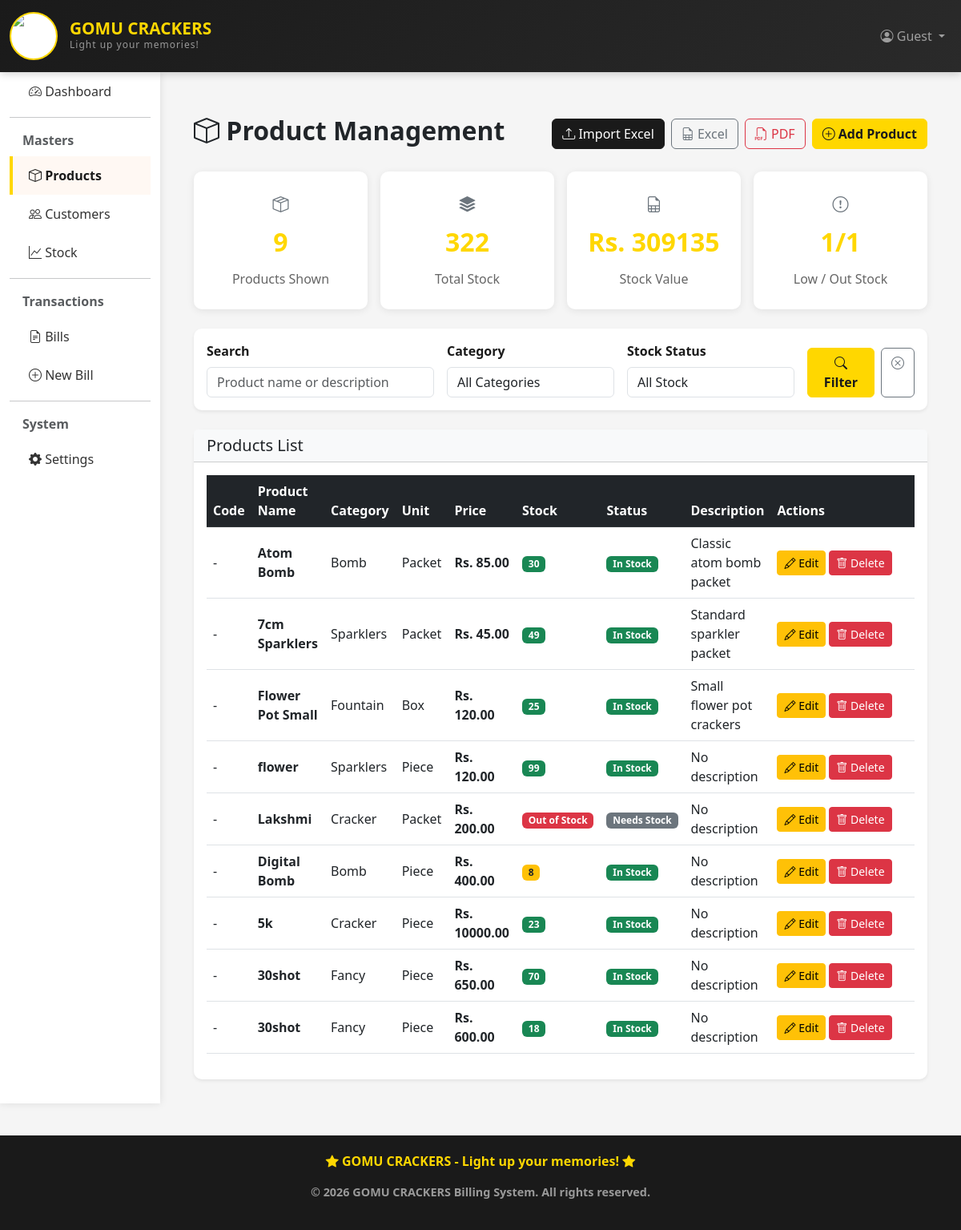
The page /billing/products/ on the database its author committed.
### billing_app/models.py (models this page shows, shortened)
class Product(models.Model):
    CATEGORY_CHOICES = [
        ('cracker', 'Cracker'),
        ('sparklers', 'Sparklers'),
        ('fancy', 'Fancy'),
        ('bomb', 'Bomb'),
        ('fountain', 'Fountain'),
        ('other', 'Other'),
    ]
    UNIT_CHOICES = [
        ('packet', 'Packet'),
        ('piece', 'Piece'),
        ('box', 'Box'),
        ('case', 'Case'),
    ]
    code = models.CharField(max_length=50, blank=True, null=True, unique=True, help_text='Product code/SKU')
    name = models.CharField(max_length=100)
    category = models.CharField(max_length=20, choices=CATEGORY_CHOICES, default='other')
    unit = models.CharField(max_length=20, choices=UNIT_CHOICES, default='piece', help_text='Unit of measurement')
    price = models.DecimalField(max_digits=10, decimal_places=2)
    quantity = models.IntegerField(default=0)  # Current stock
    description = models.TextField(blank=True, null=True)
    created_at = models.DateTimeField(auto_now_add=True)
    updated_at = models.DateTimeField(auto_now=True)
    class Meta:
        ordering = ['-created_at']

### billing_app/views.py (the view)
# urls.py: path('products/', views.product_list, name='product_list'),
def product_list(request):
    products = Product.objects.all()
    search_query = request.GET.get('q', '').strip()
    category_filter = request.GET.get('category', '').strip()
    stock_filter = request.GET.get('stock', '').strip()
    if search_query:
        products = products.filter(
            models.Q(name__icontains=search_query) |
            models.Q(description__icontains=search_query)
        )
    if category_filter:
        products = products.filter(category=category_filter)
    if stock_filter == 'in_stock':
        products = products.filter(quantity__gt=10)
    elif stock_filter == 'low_stock':
        products = products.filter(quantity__gt=0, quantity__lte=10)
    elif stock_filter == 'out_of_stock':
        products = products.filter(quantity__lte=0)
    elif stock_filter == 'attention':
        products = products.filter(quantity__lte=10)
    product_count = products.count()
    total_quantity = products.aggregate(total=models.Sum('quantity'))['total'] or 0
    stock_value = sum(product.price * product.quantity for product in products)
    low_stock_count = products.filter(quantity__gt=0, quantity__lte=10).count()
    out_of_stock_count = products.filter(quantity__lte=0).count()
    context = {
        'products': products,
        'category_choices': Product.CATEGORY_CHOICES,
        'search_query': search_query,
        'category_filter': category_filter,
        'stock_filter': stock_filter,
        'product_count': product_count,
        'total_quantity': total_quantity,
        'stock_value': stock_value,
        'low_stock_count': low_stock_count,
        'out_of_stock_count': out_of_stock_count,
    }
    return render(request, 'billing/product_list.html', context)

### billing_app/templates/billing/product_list.html (shortened to what this page needs)
{% extends 'billing/base.html' %}
{% block content %}
<div class="container mt-4">
    <div class="d-flex justify-content-between align-items-center gap-3 mb-4 flex-wrap">
        <h2 class="fw-bold">
            <i class="bi bi-box"></i> Product Management
        </h2>
        <div class="d-flex gap-2 flex-wrap">
            <a href="{% url 'product_import' %}" class="btn btn-secondary">
                <i class="bi bi-upload"></i> Import Excel
            </a>
            <a href="{% url 'product_export_excel' %}" class="btn btn-outline-secondary">
                <i class="bi bi-file-earmark-spreadsheet"></i> Excel
            </a>
            <a href="{% url 'product_export_pdf' %}" class="btn btn-outline-danger">
                <i class="bi bi-filetype-pdf"></i> PDF
            </a>
            <a href="{% url 'product_create' %}" class="btn btn-primary">
                <i class="bi bi-plus-circle"></i> Add Product
            </a>
        </div>
    </div>
    <div class="row g-3 mb-4">
        <div class="col-md-3">
            <a href="{% url 'product_list' %}" class="stat-card action-stat-card">
                <div class="stat-icon"><i class="bi bi-box-seam"></i></div>
                <div class="stat-value">{{ product_count }}</div>
                <div class="stat-label">Products Shown</div>
            </a>
        </div>
        <div class="col-md-3">
            <a href="{% url 'product_list' %}?stock=in_stock" class="stat-card action-stat-card">
                <div class="stat-icon"><i class="bi bi-stack"></i></div>
                <div class="stat-value">{{ total_quantity }}</div>
                <div class="stat-label">Total Stock</div>
            </a>
        </div>
        <div class="col-md-3">
            <a href="{% url 'product_export_excel' %}" class="stat-card action-stat-card">
                <div class="stat-icon"><i class="bi bi-file-earmark-spreadsheet"></i></div>
                <div class="stat-value">Rs. {{ stock_value|floatformat:0 }}</div>
                <div class="stat-label">Stock Value</div>
            </a>
        </div>
        <div class="col-md-3">
            <a href="{% url 'product_list' %}?stock=attention" class="stat-card action-stat-card">
                <div class="stat-icon"><i class="bi bi-exclamation-circle"></i></div>
                <div class="stat-value">{{ low_stock_count }}/{{ out_of_stock_count }}</div>
                <div class="stat-label">Low / Out Stock</div>
            </a>
        </div>
    </div>
    <div class="card shadow-sm border-0 mb-4">
        <div class="card-body">
            <form method="get" class="row g-3 align-items-end">
                <div class="col-md-4">
                    <label for="productSearch" class="form-label">Search</label>
                    <input type="text" id="productSearch" name="q" class="form-control"
                           value="{{ search_query }}" placeholder="Product name or description">
                </div>
                <div class="col-md-3">
                    <label for="categoryFilter" class="form-label">Category</label>
                    <select id="categoryFilter" name="category" class="form-control">
                        <option value="">All Categories</option>
                    </select>
                </div>
                <div class="col-md-3">
                    <label for="stockFilter" class="form-label">Stock Status</label>
                    <select id="stockFilter" name="stock" class="form-control">
                        <option value="">All Stock</option>
                    </select>
                </div>
                <div class="col-md-2 d-flex gap-2">
                    <button type="submit" class="btn btn-primary flex-fill">
                        <i class="bi bi-search"></i> Filter
                    </button>
                    <a href="{% url 'product_list' %}" class="btn btn-outline-secondary">
                        <i class="bi bi-x-circle"></i>
                    </a>
                </div>
            </form>
        </div>
    </div>
    <div class="card shadow-sm border-0">
        <div class="card-header bg-light">
            <h5 class="mb-0">Products List</h5>
        </div>
        <div class="card-body">
            {% if products %}
            <div class="table-responsive">
                <table class="table table-hover align-middle">
                    <thead class="table-dark">
                        <tr>
                            <th>Code</th>
                            <th>Product Name</th>
                            <th>Category</th>
                            <th>Unit</th>
                            <th>Price</th>
                            <th>Stock</th>
                            <th>Status</th>
                            <th>Description</th>
                            <th width="180">Actions</th>
                        </tr>
                    </thead>
                    <tbody>
                        {% for product in products %}
                        <tr>
                            <td>{{ product.code|default:"-" }}</td>
                            <td><strong>{{ product.name }}</strong></td>
                            <td>{{ product.get_category_display }}</td>
                            <td>{{ product.get_unit_display }}</td>
                            <td><strong>Rs. {{ product.price|floatformat:2 }}</strong></td>
                            <td>
                                {% if product.quantity > 10 %}
                                    <span class="badge bg-success">{{ product.quantity }}</span>
                                {% elif product.quantity > 0 %}
                                    <span class="badge bg-warning text-dark">{{ product.quantity }}</span>
                                {% else %}
                                    <span class="badge bg-danger">Out of Stock</span>
                                {% endif %}
                            </td>
                            <td>
                                {% if product.quantity > 0 %}
                                    <span class="badge bg-success">In Stock</span>
                                {% else %}
                                    <span class="badge bg-secondary">Needs Stock</span>
                                {% endif %}
                            </td>
                            <td>{{ product.description|default:"No description"|truncatewords:10 }}</td>
                            <td>
                                <a href="{% url 'product_update' product.id %}" class="btn btn-sm btn-warning">
                                    <i class="bi bi-pencil"></i> Edit
                                </a>
                                <a href="{% url 'product_delete' product.id %}" class="btn btn-sm btn-danger">
                                    <i class="bi bi-trash"></i> Delete
                                </a>
                            </td>
                        </tr>
                        {% endfor %}
                    </tbody>
                </table>
            </div>
            {% endif %}
        </div>
    </div>
</div>
{% endblock %}

### billing_app/templates/billing/base.html (style rules this page uses)
:root { --primary-color: #FFD700; --secondary-color: #1a1a1a; --light-color: #FFF8F3; --dark-color: #1a1a1a; }
body { background-color: #f5f5f5; font-family: 'Segoe UI', Tahoma, Geneva, Verdana, sans-serif; }
.card { border: none; border-radius: 10px; box-shadow: 0 2px 10px rgba(0,0,0,0.08); transition: transform 0.3s ease; }
.btn-primary { background-color: var(--primary-color); border-color: var(--primary-color); color: var(--secondary-color); font-weight: 600; }
.btn-secondary { background-color: var(--secondary-color); border-color: var(--secondary-color); color: white; }
.stat-card { background: white; border-radius: 10px; padding: 25px; text-align: center; box-shadow: 0 2px 10px rgba(0,0,0,0.08); border-left: 4px solid var(--primary-color); }
.stat-card .stat-value { font-size: 2rem; font-weight: 700; color: var(--primary-color); }
.stat-card .stat-label { color: #666; margin-top: 10px; }
.form-label { font-weight: 600; color: var(--secondary-color); }

### billing_app/templates/billing/product_list.html (style rules this page uses)
.action-stat-card { display: block; min-height: 166px; color: inherit; text-decoration: none; cursor: pointer; border: 1px solid transparent; }
.action-stat-card .stat-icon { color: #6c757d; font-size: 1.25rem; margin-bottom: 8px; }

### rows shown on the page
Product: code "-", name "Atom Bomb", category "Bomb", unit "Packet", price "85.00", quantity "30", shows "In Stock", description "Classic atom bomb packet"
Product: code "-", name "7cm Sparklers", category "Sparklers", unit "Packet", price "45.00", quantity "49", shows "In Stock", description "Standard sparkler packet"
Product: code "-", name "Flower Pot Small", category "Fountain", unit "Box", price "120.00", quantity "25", shows "In Stock", description "Small flower pot crackers"
Product: code "-", name "flower", category "Sparklers", unit "Piece", price "120.00", quantity "99", shows "In Stock", description "No description"
Product: code "-", name "Lakshmi", category "Cracker", unit "Packet", price "200.00", quantity "Out of Stock", description "No description"
Product: code "-", name "Digital Bomb", category "Bomb", unit "Piece", price "400.00", quantity "8", shows "In Stock", description "No description"
Product: code "-", name "5k", category "Cracker", unit "Piece", price "10000.00", quantity "23", shows "In Stock", description "No description"
Product: code "-", name "30shot", category "Fancy", unit "Piece", price "650.00", quantity "70", shows "In Stock", description "No description"
Product: code "-", name "30shot", category "Fancy", unit "Piece", price "600.00", quantity "18", shows "In Stock", description "No description"

### other values the page prints
{{ product_count }} "9"
{{ total_quantity }} "322"
{{ stock_value|floatformat:0 }} "309135"
{{ low_stock_count }} "1"
{{ out_of_stock_count }} "1"
